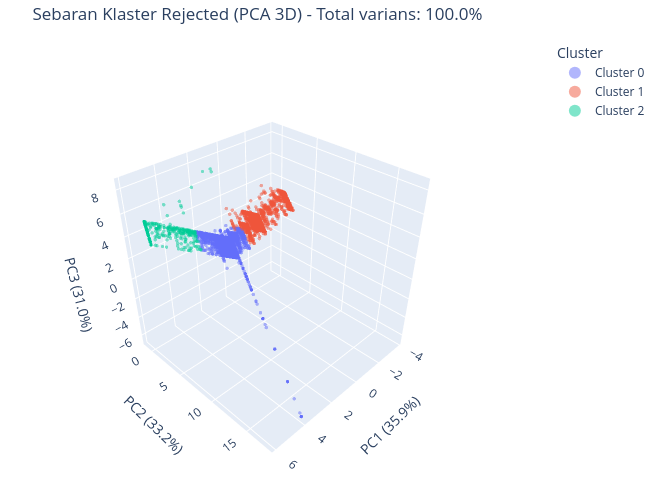

Notebook source saved alongside this figure:
### Markdown cell above
### Sebaran Klaster Rejected dalam PCA 3D (Interaktif)

Saya memproyeksikan fitur ke tiga komponen utama (PC1, PC2, PC3) lalu menampilkannya sebagai
scatter 3D interaktif dengan Plotly. Versi tiga dimensi ini bisa saya putar dan perbesar,
sehingga pemisahan antar klaster pada data Rejected bisa saya periksa dari berbagai sudut.
Saya tetap memakai sampel agar plot ringan namun representatif.

### Code cell
import plotly.express as px
from sklearn.decomposition import PCA

# Proyeksi PCA 3 komponen pada sampel (variabel viz sama seperti sebelumnya)
np.random.seed(42)
viz_n = 30000
viz_idx = np.random.choice(X_rej_scaled.shape[0], viz_n, replace=False)
X_viz = X_rej_scaled[viz_idx]
labels_viz = df_rej_clean['Cluster_Label'].values[viz_idx]

pca3d = PCA(n_components=3, random_state=42)
X_pca3 = pca3d.fit_transform(X_viz)
ve3 = pca3d.explained_variance_ratio_

pca_df = pd.DataFrame({
    'PC1': X_pca3[:, 0],
    'PC2': X_pca3[:, 1],
    'PC3': X_pca3[:, 2],
    'Cluster': [f'Cluster {c}' for c in labels_viz],
})

fig3d = px.scatter_3d(
    pca_df, x='PC1', y='PC2', z='PC3', color='Cluster',
    opacity=0.5,
    title=f'Sebaran Klaster Rejected (PCA 3D) - Total varians: {ve3.sum()*100:.1f}%',
    labels={
        'PC1': f'PC1 ({ve3[0]*100:.1f}%)',
        'PC2': f'PC2 ({ve3[1]*100:.1f}%)',
        'PC3': f'PC3 ({ve3[2]*100:.1f}%)',
    },
)
fig3d.update_traces(marker=dict(size=2))

fig3d.update_layout(
    autosize=False,
    width=650, height=500,
    margin=dict(l=0, r=0, t=40, b=0),
    legend=dict(itemsizing='constant'),
    scene=dict(
        aspectmode='cube',
        aspectratio=dict(x=0.7, y=0.7, z=0.7),
        camera=dict(eye=dict(x=1.6, y=1.6, z=1.6)),
    ),
)
fig3d.show()

print(f"PC1 + PC2 + PC3 menjelaskan {ve3.sum()*100:.1f}% varians "
      f"(2D sebelumnya hanya {ve3[:2].sum()*100:.1f}%).")

### Figure 1 — Plotly figure (JSON) as saved in the notebook; plotly's stock layout.template omitted (floating-point values rounded to 4 significant figures; data arrays with more than 128 entries replaced by an {"elided": "..."} marker saying what was removed)
{"data": [{"hovertemplate": "Cluster=Cluster 0<br>PC1 (35.9%)=%{x}<br>PC2 (33.2%)=%{y}<br>PC3 (31.0%)=%{z}<extra></extra>", "legendgroup": "Cluster 0", "marker": {"color": "#636efa", "opacity": 0.5, "size": 2, "symbol": "circle"}, "mode": "markers", "name": "Cluster 0", "scene": "scene", "showlegend": true, "type": "scatter3d", "x": {"elided": "25976 float values"}, "y": {"elided": "25976 float values"}, "z": {"elided": "25976 float values"}}, {"hovertemplate": "Cluster=Cluster 1<br>PC1 (35.9%)=%{x}<br>PC2 (33.2%)=%{y}<br>PC3 (31.0%)=%{z}<extra></extra>", "legendgroup": "Cluster 1", "marker": {"color": "#EF553B", "opacity": 0.5, "size": 2, "symbol": "circle"}, "mode": "markers", "name": "Cluster 1", "scene": "scene", "showlegend": true, "type": "scatter3d", "x": {"elided": "3509 float values"}, "y": {"elided": "3509 float values"}, "z": {"elided": "3509 float values"}}, {"hovertemplate": "Cluster=Cluster 2<br>PC1 (35.9%)=%{x}<br>PC2 (33.2%)=%{y}<br>PC3 (31.0%)=%{z}<extra></extra>", "legendgroup": "Cluster 2", "marker": {"color": "#00cc96", "opacity": 0.5, "size": 2, "symbol": "circle"}, "mode": "markers", "name": "Cluster 2", "scene": "scene", "showlegend": true, "type": "scatter3d", "x": {"elided": "515 float values"}, "y": {"elided": "515 float values"}, "z": {"elided": "515 float values"}}], "layout": {"autosize": false, "height": 500, "legend": {"itemsizing": "constant", "title": {"text": "Cluster"}, "tracegroupgap": 0}, "margin": {"b": 0, "l": 0, "r": 0, "t": 40}, "scene": {"aspectmode": "cube", "aspectratio": {"x": 0.7, "y": 0.7, "z": 0.7}, "camera": {"eye": {"x": 1.6, "y": 1.6, "z": 1.6}}, "domain": {"x": [0, 1], "y": [0, 1]}, "xaxis": {"title": {"text": "PC1 (35.9%)"}}, "yaxis": {"title": {"text": "PC2 (33.2%)"}}, "zaxis": {"title": {"text": "PC3 (31.0%)"}}}, "title": {"text": "Sebaran Klaster Rejected (PCA 3D) - Total varians: 100.0%"}, "width": 650}}
